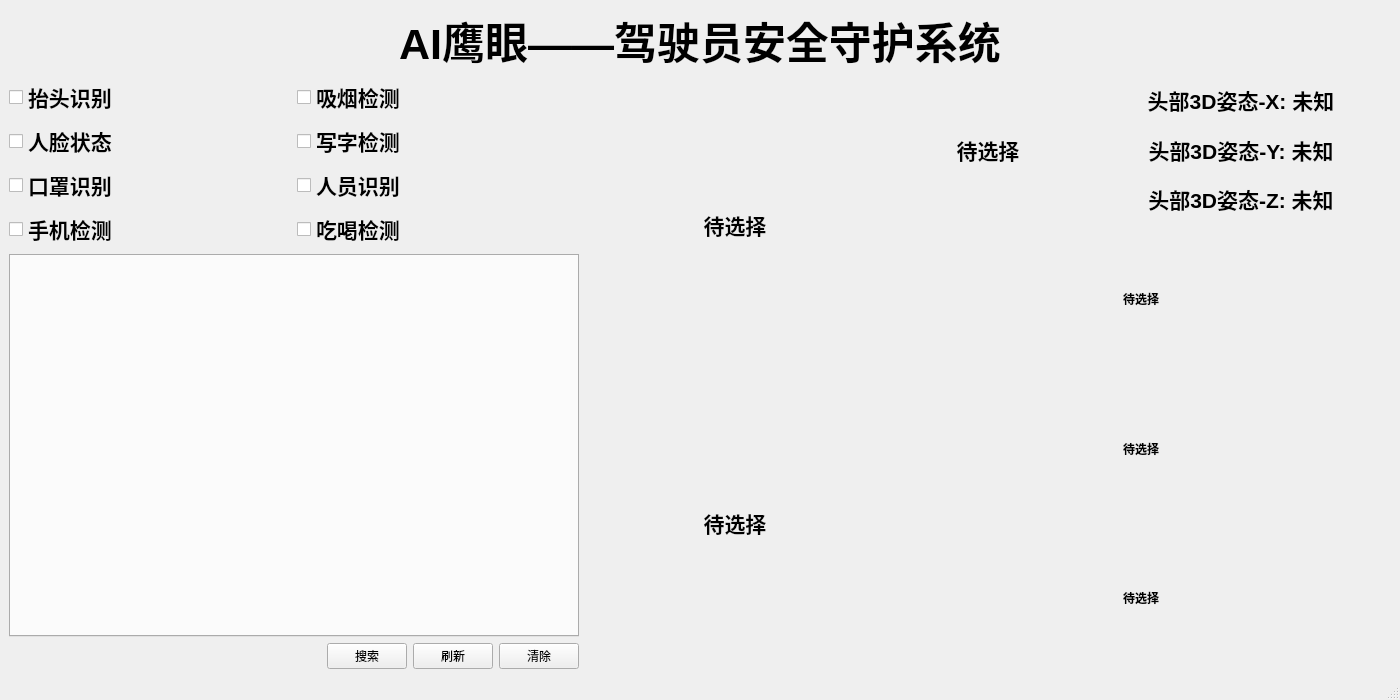
<?xml version="1.0" encoding="UTF-8"?>
<ui version="4.0">
 <class>MainWindow</class>
 <widget class="QMainWindow" name="MainWindow">
  <property name="geometry">
   <rect>
    <x>0</x>
    <y>0</y>
    <width>1400</width>
    <height>700</height>
   </rect>
  </property>
  <property name="contextMenuPolicy">
   <enum>Qt::DefaultContextMenu</enum>
  </property>
  <property name="windowTitle">
   <string>AI行为评估系统</string>
  </property>
  <widget class="QWidget" name="centralwidget">
   <layout class="QVBoxLayout" name="verticalLayout_6">
    <item>
     <widget class="QLabel" name="label">
      <property name="font">
       <font>
        <pointsize>32</pointsize>
        <weight>75</weight>
        <bold>true</bold>
        <underline>false</underline>
       </font>
      </property>
      <property name="text">
       <string>AI鹰眼——驾驶员安全守护系统</string>
      </property>
      <property name="alignment">
       <set>Qt::AlignCenter</set>
      </property>
     </widget>
    </item>
    <item>
     <layout class="QHBoxLayout" name="horizontalLayout_3">
      <item>
       <layout class="QVBoxLayout" name="verticalLayout_4">
        <item>
         <layout class="QHBoxLayout" name="HLayout_0">
          <item>
           <widget class="QCheckBox" name="headpose_checkbtn">
            <property name="font">
             <font>
              <pointsize>16</pointsize>
              <weight>75</weight>
              <bold>true</bold>
              <underline>false</underline>
             </font>
            </property>
            <property name="text">
             <string>抬头识别</string>
            </property>
           </widget>
          </item>
          <item>
           <widget class="QCheckBox" name="smoke_checkbtn">
            <property name="font">
             <font>
              <pointsize>16</pointsize>
              <weight>75</weight>
              <bold>true</bold>
              <underline>false</underline>
             </font>
            </property>
            <property name="text">
             <string>吸烟检测</string>
            </property>
           </widget>
          </item>
         </layout>
        </item>
        <item>
         <layout class="QHBoxLayout" name="HLayout_1">
          <item>
           <widget class="QCheckBox" name="facestatus_checkbtn">
            <property name="font">
             <font>
              <pointsize>16</pointsize>
              <weight>75</weight>
              <bold>true</bold>
              <underline>false</underline>
             </font>
            </property>
            <property name="text">
             <string>人脸状态</string>
            </property>
           </widget>
          </item>
          <item>
           <widget class="QCheckBox" name="write_checkbtn">
            <property name="font">
             <font>
              <pointsize>16</pointsize>
              <weight>75</weight>
              <bold>true</bold>
              <underline>false</underline>
             </font>
            </property>
            <property name="text">
             <string>写字检测</string>
            </property>
           </widget>
          </item>
         </layout>
        </item>
        <item>
         <layout class="QHBoxLayout" name="HLayout_2">
          <item>
           <widget class="QCheckBox" name="mask_checkbtn_2">
            <property name="font">
             <font>
              <pointsize>16</pointsize>
              <weight>75</weight>
              <bold>true</bold>
              <underline>false</underline>
             </font>
            </property>
            <property name="text">
             <string>口罩识别</string>
            </property>
           </widget>
          </item>
          <item>
           <widget class="QCheckBox" name="stuff_checkbtn_2">
            <property name="font">
             <font>
              <pointsize>16</pointsize>
              <weight>75</weight>
              <bold>true</bold>
              <underline>false</underline>
             </font>
            </property>
            <property name="text">
             <string>人员识别</string>
            </property>
           </widget>
          </item>
         </layout>
        </item>
        <item>
         <layout class="QHBoxLayout" name="horizontalLayout_2">
          <item>
           <widget class="QCheckBox" name="phone_checkbtn">
            <property name="font">
             <font>
              <pointsize>16</pointsize>
              <weight>75</weight>
              <bold>true</bold>
              <underline>false</underline>
             </font>
            </property>
            <property name="text">
             <string>手机检测</string>
            </property>
           </widget>
          </item>
          <item>
           <widget class="QCheckBox" name="eat_checkbtn">
            <property name="font">
             <font>
              <pointsize>16</pointsize>
              <weight>75</weight>
              <bold>true</bold>
              <underline>false</underline>
             </font>
            </property>
            <property name="text">
             <string>吃喝检测</string>
            </property>
           </widget>
          </item>
         </layout>
        </item>
        <item>
         <layout class="QVBoxLayout" name="verticalLayout">
          <item>
           <layout class="QHBoxLayout" name="horizontalLayout_8"/>
          </item>
          <item>
           <widget class="QTabWidget" name="log_tabwidget">
            <property name="minimumSize">
             <size>
              <width>0</width>
              <height>200</height>
             </size>
            </property>
            <property name="layoutDirection">
             <enum>Qt::LeftToRight</enum>
            </property>
            <property name="tabShape">
             <enum>QTabWidget::Rounded</enum>
            </property>
            <property name="currentIndex">
             <number>0</number>
            </property>
            <property name="usesScrollButtons">
             <bool>true</bool>
            </property>
            <property name="documentMode">
             <bool>false</bool>
            </property>
            <property name="movable">
             <bool>true</bool>
            </property>
            <property name="tabBarAutoHide">
             <bool>true</bool>
            </property>
            <widget class="QWidget" name="tab_1">
             <property name="accessibleName">
              <string/>
             </property>
             <attribute name="title">
              <string>Tab 1</string>
             </attribute>
            </widget>
           </widget>
          </item>
         </layout>
        </item>
        <item>
         <layout class="QHBoxLayout" name="horizontalLayout">
          <item>
           <spacer name="horizontalSpacer">
            <property name="orientation">
             <enum>Qt::Horizontal</enum>
            </property>
            <property name="sizeHint" stdset="0">
             <size>
              <width>158</width>
              <height>20</height>
             </size>
            </property>
           </spacer>
          </item>
          <item>
           <widget class="QPushButton" name="search_button">
            <property name="text">
             <string>搜索</string>
            </property>
           </widget>
          </item>
          <item>
           <widget class="QPushButton" name="refresh_button">
            <property name="text">
             <string>刷新</string>
            </property>
           </widget>
          </item>
          <item>
           <widget class="QPushButton" name="clear_button">
            <property name="text">
             <string>清除</string>
            </property>
           </widget>
          </item>
         </layout>
        </item>
       </layout>
      </item>
      <item>
       <layout class="QVBoxLayout" name="verticalLayout_5">
        <item>
         <widget class="QLabel" name="live_preview">
          <property name="minimumSize">
           <size>
            <width>300</width>
            <height>0</height>
           </size>
          </property>
          <property name="font">
           <font>
            <pointsize>16</pointsize>
            <weight>75</weight>
            <bold>true</bold>
            <underline>false</underline>
           </font>
          </property>
          <property name="text">
           <string>待选择</string>
          </property>
          <property name="alignment">
           <set>Qt::AlignCenter</set>
          </property>
         </widget>
        </item>
        <item>
         <widget class="QLabel" name="live_preview_2">
          <property name="minimumSize">
           <size>
            <width>300</width>
            <height>0</height>
           </size>
          </property>
          <property name="font">
           <font>
            <pointsize>16</pointsize>
            <weight>75</weight>
            <bold>true</bold>
            <underline>false</underline>
           </font>
          </property>
          <property name="text">
           <string>待选择</string>
          </property>
          <property name="alignment">
           <set>Qt::AlignCenter</set>
          </property>
         </widget>
        </item>
       </layout>
      </item>
      <item>
       <layout class="QVBoxLayout" name="verticalLayout_2">
        <item>
         <layout class="QHBoxLayout" name="verticalLayout_3">
          <item>
           <widget class="QLabel" name="live_preview_keypoints">
            <property name="minimumSize">
             <size>
              <width>30</width>
              <height>30</height>
             </size>
            </property>
            <property name="font">
             <font>
              <pointsize>16</pointsize>
              <weight>75</weight>
              <bold>true</bold>
              <underline>false</underline>
             </font>
            </property>
            <property name="text">
             <string>待选择</string>
            </property>
            <property name="alignment">
             <set>Qt::AlignCenter</set>
            </property>
           </widget>
          </item>
          <item>
           <layout class="QVBoxLayout" name="verticalLayout_3">
            <item>
             <widget class="QLabel" name="label_X">
              <property name="minimumSize">
               <size>
                <width>300</width>
                <height>0</height>
               </size>
              </property>
              <property name="font">
               <font>
                <pointsize>16</pointsize>
                <weight>75</weight>
                <bold>true</bold>
                <underline>false</underline>
               </font>
              </property>
              <property name="text">
               <string>头部3D姿态-X: 未知</string>
              </property>
              <property name="alignment">
               <set>Qt::AlignCenter</set>
              </property>
             </widget>
            </item>
            <item>
             <widget class="QLabel" name="label_Y">
              <property name="minimumSize">
               <size>
                <width>300</width>
                <height>0</height>
               </size>
              </property>
              <property name="font">
               <font>
                <pointsize>16</pointsize>
                <weight>75</weight>
                <bold>true</bold>
                <underline>false</underline>
               </font>
              </property>
              <property name="text">
               <string>头部3D姿态-Y: 未知</string>
              </property>
              <property name="alignment">
               <set>Qt::AlignCenter</set>
              </property>
             </widget>
            </item>
            <item>
             <widget class="QLabel" name="label_Z">
              <property name="minimumSize">
               <size>
                <width>300</width>
                <height>0</height>
               </size>
              </property>
              <property name="font">
               <font>
                <pointsize>16</pointsize>
                <weight>75</weight>
                <bold>true</bold>
                <underline>false</underline>
               </font>
              </property>
              <property name="text">
               <string>头部3D姿态-Z: 未知</string>
              </property>
              <property name="alignment">
               <set>Qt::AlignCenter</set>
              </property>
             </widget>
            </item>
           </layout>
          </item>
         </layout>
        </item>
        <item>
         <widget class="QLabel" name="hr_preview1">
          <property name="minimumSize">
           <size>
            <width>500</width>
            <height>60</height>
           </size>
          </property>
          <property name="font">
           <font>
            <weight>75</weight>
            <bold>true</bold>
           </font>
          </property>
          <property name="text">
           <string>待选择</string>
          </property>
          <property name="alignment">
           <set>Qt::AlignCenter</set>
          </property>
         </widget>
        </item>
        <item>
         <widget class="QLabel" name="hr_preview2">
          <property name="minimumSize">
           <size>
            <width>500</width>
            <height>60</height>
           </size>
          </property>
          <property name="font">
           <font>
            <weight>75</weight>
            <bold>true</bold>
           </font>
          </property>
          <property name="text">
           <string>待选择</string>
          </property>
          <property name="alignment">
           <set>Qt::AlignCenter</set>
          </property>
         </widget>
        </item>
        <item>
         <widget class="QLabel" name="hr_preview3">
          <property name="minimumSize">
           <size>
            <width>500</width>
            <height>60</height>
           </size>
          </property>
          <property name="font">
           <font>
            <weight>75</weight>
            <bold>true</bold>
           </font>
          </property>
          <property name="text">
           <string>待选择</string>
          </property>
          <property name="alignment">
           <set>Qt::AlignCenter</set>
          </property>
         </widget>
        </item>
       </layout>
      </item>
     </layout>
    </item>
   </layout>
  </widget>
  <widget class="QStatusBar" name="statusBar"/>
 </widget>
 <resources/>
 <connections/>
</ui>
